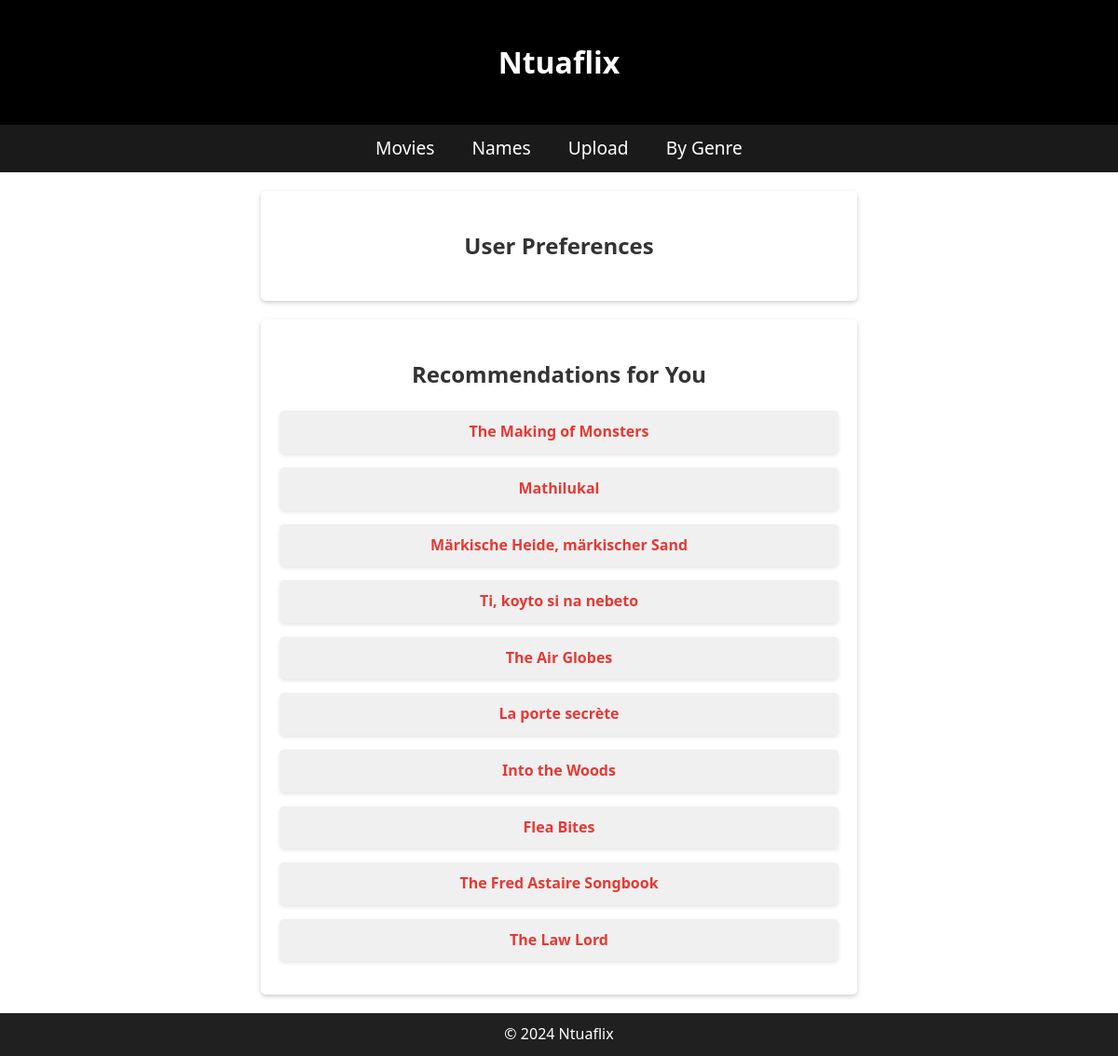
Page /ntuaflix_api/ on the committed database.
### myApp/models.py (models this page shows)
class Movies(models.Model):
  IS_ADULT_CHOICES = [
    (0, 'False'),
    (1, 'True')
  ]
  TITLE_TYPE_CHOICES = [
    ('short', 'short'),
    ('movie', 'movie'),
    ('tvEpisode', 'tvEpisode'),
    ]
  tconst = models.CharField(max_length=255, unique=True, primary_key=True)
  titleType = models.CharField(max_length=20, choices=TITLE_TYPE_CHOICES, null=False)
  primaryTitle = models.CharField(max_length=255, null=False)
  originalTitle = models.CharField(max_length=255, null=False)
  isAdult = models.BooleanField(choices=IS_ADULT_CHOICES, default=0)
  startYear = models.CharField(max_length=255, null=False, blank=False)
  endYear = models.CharField(max_length=255, default='\\N', null=True, blank=True)
  runtimeMinutes = models.PositiveIntegerField(default="\\N",null=True, blank=True)
  genres = models.CharField(max_length=255,default="\\N", null=True, blank=True)
  img_url_asset = models.URLField(max_length=2000, default="\\N", blank=True, null=True)

### myApp/views.py (the view)
# urls.py: path("", views.home, name="home"),
def home(request):
    top_ratings = Ratings.objects.annotate(
        numeric_rating=Cast('averageRating', FloatField())
    ).order_by('-numeric_rating')[:10]
    movies = Movies.objects.filter(tconst__in=[rating.tconst for rating in top_ratings])
    titles = []
    for movie in movies:
         titles.append((movie.tconst,movie.primaryTitle))
    context = {
        'titles': titles,
    }
    return render(request, 'home.html', context)

### myApp/templates/home.html (shortened to what this page needs)
<!DOCTYPE html>
<html lang="en">
<head>
</head>
<body>
    <header>
        <h1>Ntuaflix</h1>
    </header>
    <nav>
        <a href="/ntuaflix_api/title">Movies</a>
        <a href="/ntuaflix_api/name">Names</a>
        <a href="/ntuaflix_api/upload">Upload</a>
        <a href="/ntuaflix_api/bygenre/html">By Genre</a>
    </nav>
    <div class="main-container">
        <div class="section preferences-section">
            <h2>User Preferences</h2>
        </div>
        <div class="section recommendations-section">
            <h2>Recommendations for You</h2>
            <ul>
                {% for title in titles %}
                <li><a href="/ntuaflix_api/title/{{ title.0 }}/html">{{ title.1 }}</a></li>
                {% endfor %}
            </ul>
        </div>
    </div>
    <footer>
        <p>© 2024 Ntuaflix</p>
    </footer>
</body>
</html>

### myApp/templates/home.html (style rules this page uses)
body { font-family: 'Segoe UI', Tahoma, Geneva, Verdana, sans-serif; margin: 0; padding: 0; background: url('https://png.pngtree.com/thumb_back/fh260/background/20230703/pngtree-3d-rendered-movie-theatre-with-white-screen-image_3732826.jpg') no-repeat center center fixed; background-size: cover; color: #333; line-height: 1.6; }
header { background: #000000; color: white; padding: 20px 0; text-align: center; }
nav { background-color: #1a1a1a; padding: 10px 0; display: flex; justify-content: center; align-items: center; }
nav a { color: white; margin: 0 20px; text-decoration: none; font-size: 1.2em; transition: color 0.3s ease-out; }
.section { background: white; border-radius: 5px; padding: 20px; margin: 20px auto; max-width: 600px; box-shadow: 0 2px 5px rgba(0, 0, 0, 0.2); text-align: center; }
.section h2 { color: #333; margin-bottom: 20px; }
ul { list-style: none; padding: 0; text-align: center; }
li { display: flex; align-items: center; justify-content: center; margin-bottom: 15px; padding: 10px; border-radius: 5px; background-color: #f0f0f0; box-shadow: 0 2px 4px rgba(0, 0, 0, 0.1); text-align: center; flex-direction: column; }
li a { color: #E53935; font-weight: bold; text-decoration: none; transition: color 0.2s ease-in-out; }
footer { background: #202020; color: white; text-align: center; padding: 10px 0; margin-top: 20px; }
footer p { margin: 0; padding: 0; }

### rows in the picture
Movies: primaryTitle "The Making of Monsters"
Movies: primaryTitle "Mathilukal"
Movies: primaryTitle "Märkische Heide, märkischer Sand"
Movies: primaryTitle "Ti, koyto si na nebeto"
Movies: primaryTitle "The Air Globes"
Movies: primaryTitle "La porte secrète"
Movies: primaryTitle "Into the Woods"
Movies: primaryTitle "Flea Bites"
Movies: primaryTitle "The Fred Astaire Songbook"
Movies: primaryTitle "The Law Lord"
